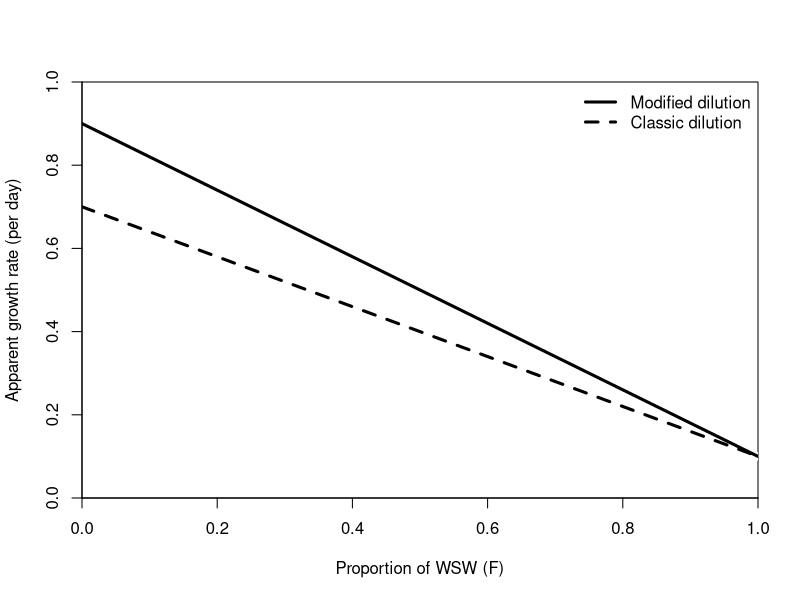
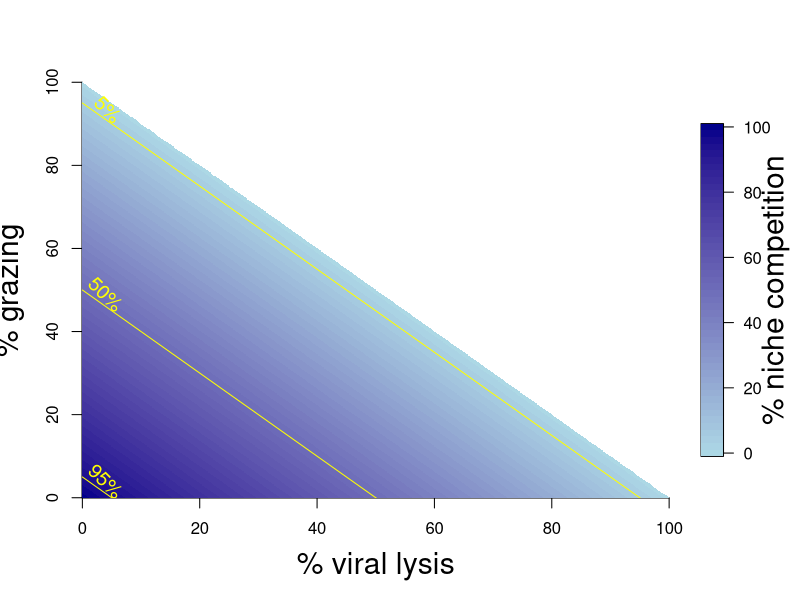

Write R code to recreate these figures, in order.
# Part of the code used in:
# Beckett and Weitz. Code for: The effect of strain level diversity on robust inference of virus-induced mortality.
# 
# MIT License

#schematics.R

## contains code to create and save schematic images about:
## 1) finding viral lysis rate as the difference in slopes between the apparent growth curves of the classical and modified dilution series.
## 2) How steady state mortality is partitioned between grazing, viral lysis and niche competition.

#additional dependencies
library(fields)

##  1) Plot idealised apparent growth curves for the classical and modified dilution series to illustrate how they are used in practice

XS=seq(0,1,0.1)
CLAS = 0.7 - 0.6*XS  #INT - SLOPE
MOD = 0.9 - 0.8*XS 

plot(XS[-1],MOD[-1],xlim=c(0,1),ylim=c(0,1),xlab="Proportion of WSW (F)",ylab="Apparent growth rate (per day)",xaxs="i",yaxs="i",col="white")
points(XS[-1],CLAS[-1],pch=19,col="white")
lines(XS,CLAS,lty=2,lwd=3)
lines(XS,MOD,lwd=3)
legend("topright",c("Modified dilution","Classic dilution"),lty=c(1,2),lwd=c(3,3),bty="n")

dev.copy2eps(file="../../figures/appgrocurve.eps")
dev.copy2pdf(file="../../figures/appgrocurve.pdf")
dev.off()


##  2) Plot partitioning of steady state mortality

MAX=100 #mortality must sum to 100%
x = seq(0,MAX,length.out=800) #let x represent lysis
y = x # let y represent grazing
Len=length(x)

z=matrix(0,Len,Len)

for(aa in 1:Len){
	for(bb in 1:Len){

		z[aa,bb] = MAX - (x[aa] + y[bb])# let z represent niche competition

	}
}


z[z<0] = NA

CRP1 = colorRampPalette(c('lightblue','dark blue'), space="Lab")
CRP1=CRP1(50)


image.plot(x,y,z,xlab="% viral lysis",ylab="% grazing",legend.shrink=0.8,col=CRP1,legend.width=1.5,legend.args=list(text="% niche competition",side=4,font=1,line=2.2,cex=1.8),font=1,font.lab=1,cex.lab=1.8,bty="n")

NicheEXAMP = c(0.05,0.5,0.95)*MAX  #Example levels of niche competition to search across.


#Plotting
TXTSZ = 1.2
PS = 4
ANG=-45
C1="yellow"
lines(x, MAX-x-NicheEXAMP[1],col=C1)
text(PS,4,"95%", srt=ANG,col=C1,cex=TXTSZ)
lines(x, MAX-x-NicheEXAMP[2],col=C1)
text(PS,49,"50%", srt=ANG,col=C1,cex=TXTSZ)
lines(x, MAX-x-NicheEXAMP[3],col=C1)
text(PS,94," 5%", srt=ANG,col=C1,cex=TXTSZ)
dev.copy2pdf(file="../../figures/schematic.pdf")
dev.copy2eps(file="../../figures/schematic.eps")
dev.off()
